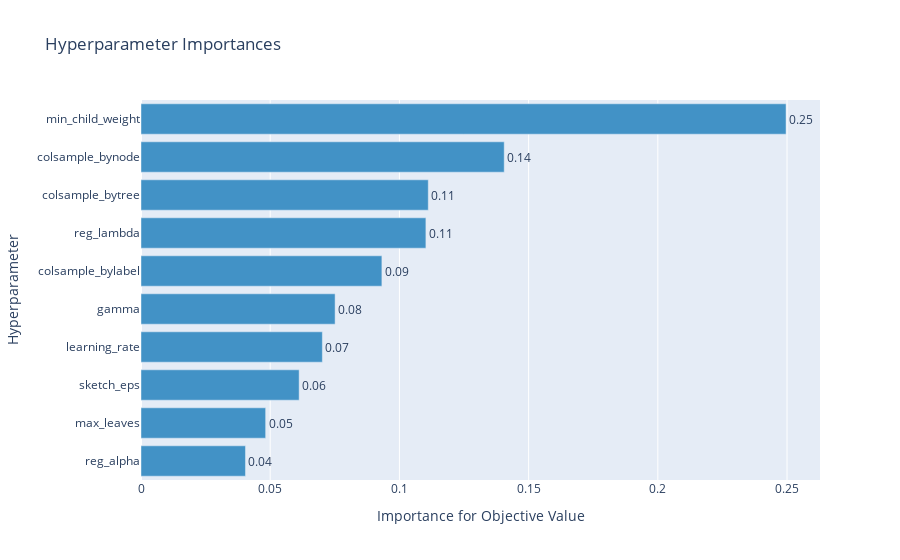

Notebook source saved alongside this figure:
### Code cell
#hyperparameter accuracy plot
optuna.visualization.plot_param_importances(study=study)

### Figure 1 — Plotly figure (JSON) as saved in the notebook; plotly's stock layout.template omitted (floating-point values rounded to 4 significant figures)
{"data": [{"cliponaxis": false, "hovertemplate": ["reg_alpha (UniformDistribution): 0.040432121043443604<extra></extra>", "max_leaves (IntUniformDistribution): 0.04823655021115373<extra></extra>", "sketch_eps (UniformDistribution): 0.0612019160220959<extra></extra>", "learning_rate (UniformDistribution): 0.07018436916966365<extra></extra>", "gamma (UniformDistribution): 0.07511534522943855<extra></extra>", "colsample_bylabel (UniformDistribution): 0.09322130578924179<extra></extra>", "reg_lambda (UniformDistribution): 0.11025299745730642<extra></extra>", "colsample_bytree (UniformDistribution): 0.11117054281489593<extra></extra>", "colsample_bynode (UniformDistribution): 0.14056050166415285<extra></extra>", "min_child_weight (UniformDistribution): 0.24962435059860766<extra></extra>"], "marker": {"color": "rgb(66,146,198)"}, "orientation": "h", "text": ["0.040432121043443604", "0.04823655021115373", "0.0612019160220959", "0.07018436916966365", "0.07511534522943855", "0.09322130578924179", "0.11025299745730642", "0.11117054281489593", "0.14056050166415285", "0.24962435059860766"], "textposition": "outside", "texttemplate": "%{text:.2f}", "type": "bar", "x": [0.04043, 0.04824, 0.0612, 0.07018, 0.07512, 0.09322, 0.1103, 0.1112, 0.1406, 0.2496], "y": ["reg_alpha", "max_leaves", "sketch_eps", "learning_rate", "gamma", "colsample_bylabel", "reg_lambda", "colsample_bytree", "colsample_bynode", "min_child_weight"]}], "layout": {"showlegend": false, "title": {"text": "Hyperparameter Importances"}, "xaxis": {"title": {"text": "Importance for Objective Value"}}, "yaxis": {"title": {"text": "Hyperparameter"}}}}
